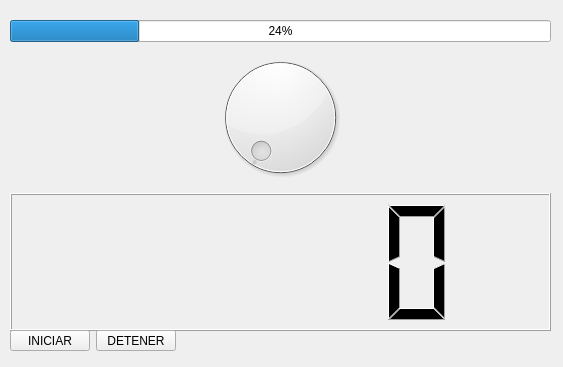
<?xml version="1.0" encoding="UTF-8"?>
<ui version="4.0">
 <class>Widget</class>
 <widget class="QWidget" name="Widget">
  <property name="geometry">
   <rect>
    <x>0</x>
    <y>0</y>
    <width>563</width>
    <height>367</height>
   </rect>
  </property>
  <property name="windowTitle">
   <string>Widget</string>
  </property>
  <widget class="QWidget" name="">
   <property name="geometry">
    <rect>
     <x>10</x>
     <y>20</y>
     <width>541</width>
     <height>311</height>
    </rect>
   </property>
   <layout class="QVBoxLayout" name="verticalLayout">
    <item>
     <widget class="QProgressBar" name="progressBar">
      <property name="value">
       <number>24</number>
      </property>
     </widget>
    </item>
    <item>
     <widget class="QDial" name="dial"/>
    </item>
    <item>
     <widget class="QLCDNumber" name="lcdNumber"/>
    </item>
   </layout>
  </widget>
  <widget class="QWidget" name="">
   <property name="geometry">
    <rect>
     <x>10</x>
     <y>330</y>
     <width>541</width>
     <height>21</height>
    </rect>
   </property>
   <layout class="QHBoxLayout" name="horizontalLayout">
    <item>
     <widget class="QPushButton" name="iniciarButton">
      <property name="text">
       <string>INICIAR</string>
      </property>
     </widget>
    </item>
    <item>
     <widget class="QPushButton" name="detenerButton">
      <property name="text">
       <string>DETENER</string>
      </property>
     </widget>
    </item>
    <item>
     <spacer name="horizontalSpacer">
      <property name="orientation">
       <enum>Qt::Horizontal</enum>
      </property>
      <property name="sizeHint" stdset="0">
       <size>
        <width>378</width>
        <height>20</height>
       </size>
      </property>
     </spacer>
    </item>
   </layout>
  </widget>
 </widget>
 <resources/>
 <connections/>
</ui>
